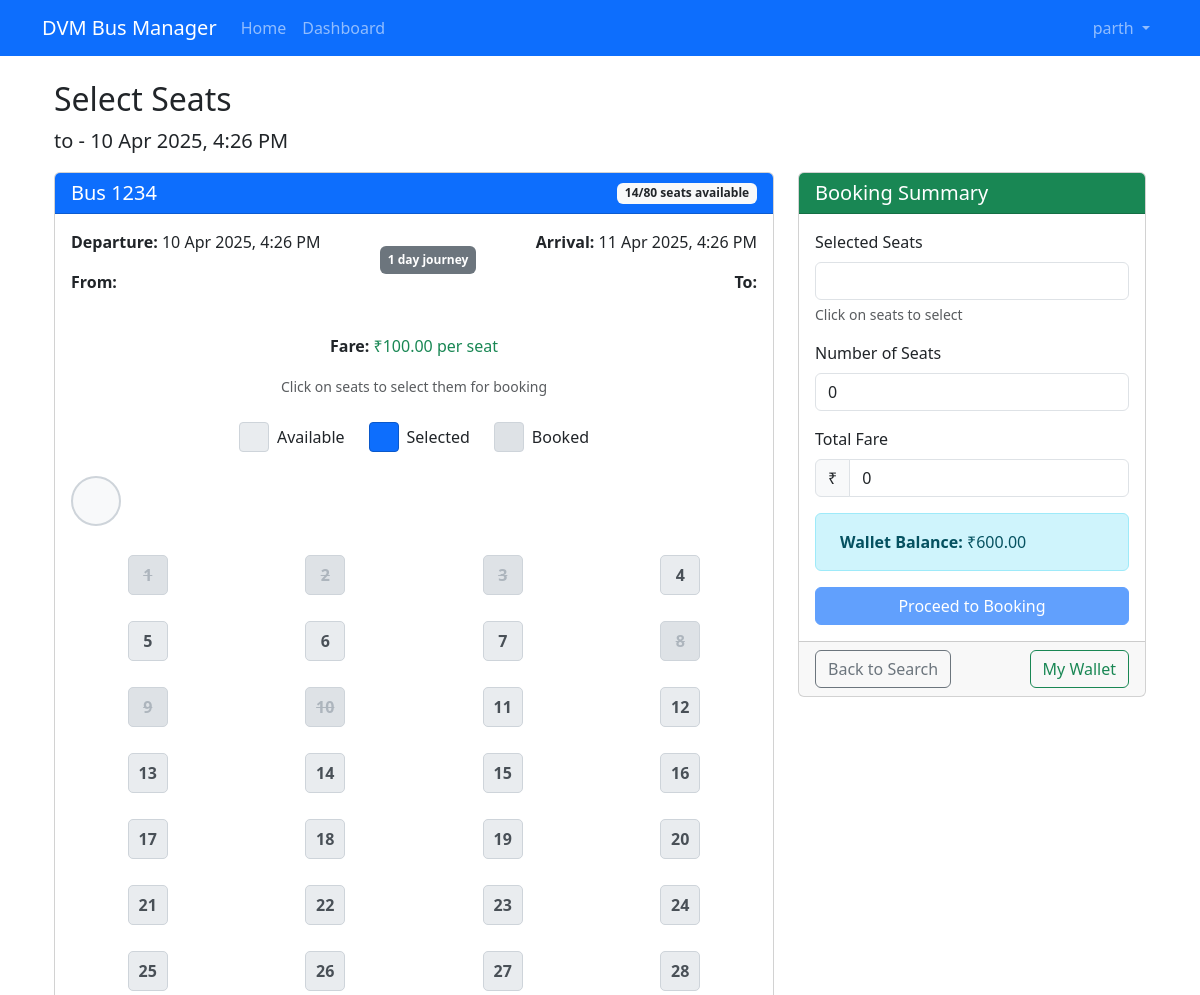
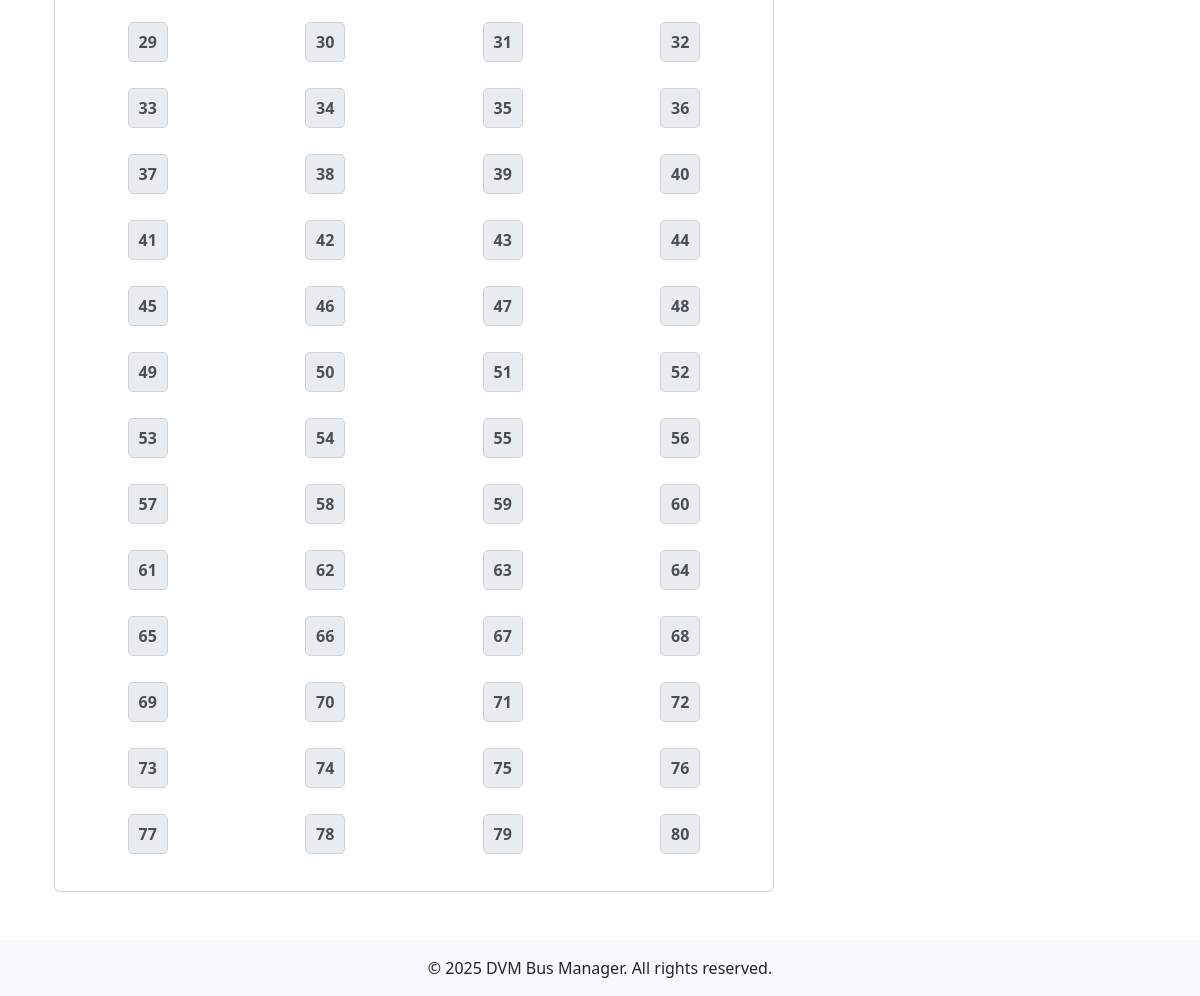
Page /booking/bus/1/seats/ (signed in) on the committed database (2 pictures, top to bottom).
### accounts/models.py (models this page shows, shortened)
class User(AbstractUser):
    username = None  # Remove username field
    email = models.EmailField(_('email address'), unique=True)
    full_name = models.CharField(_('full name'), max_length=150)
    date_joined = models.DateTimeField(_('date joined'), default=timezone.now)
    is_passenger = models.BooleanField(default=True)
    profile_picture_url = models.URLField(_('profile picture URL'), max_length=1000, blank=True, null=True)
    objects = UserManager()
    USERNAME_FIELD = 'email'
    REQUIRED_FIELDS = ['full_name']
    class Meta:
        verbose_name = _('user')
        verbose_name_plural = _('users')

### booking/models.py (models this page shows, shortened)
class MultiStopBus(models.Model):
    SEAT_CLASS_CHOICES = (
        ('GENERAL', _('General')),
        ('SLEEPER', _('Sleeper')),
        ('LUXURY', _('Luxury')),
    )
    route = models.ForeignKey(MultiStopRoute, on_delete=models.CASCADE, related_name='buses')
    bus_number = models.CharField(_('bus number'), max_length=20, unique=True)
    departure_time = models.DateTimeField(_('departure time'))
    arrival_time = models.DateTimeField(_('arrival time'))
    total_seats = models.PositiveIntegerField(_('total seats'),
                                             validators=[MinValueValidator(1)])
    available_seats = models.PositiveIntegerField(_('available seats'),
                                                 validators=[MinValueValidator(0)])
    fare = models.DecimalField(_('base fare'), max_digits=10, decimal_places=2)
    sleeper_fare = models.DecimalField(_('sleeper fare'), max_digits=10, decimal_places=2, null=True, blank=True)
    luxury_fare = models.DecimalField(_('luxury fare'), max_digits=10, decimal_places=2, null=True, blank=True)
    has_general_seats = models.BooleanField(_('has general seats'), default=True)
    has_sleeper_seats = models.BooleanField(_('has sleeper seats'), default=False)
    has_luxury_seats = models.BooleanField(_('has luxury seats'), default=False)
    is_active = models.BooleanField(_('is active'), default=True)
    class Meta:
        verbose_name = _('multi-stop bus')
        verbose_name_plural = _('multi-stop buses')
        ordering = ['departure_time']

class Wallet(models.Model):
    user = models.OneToOneField(settings.AUTH_USER_MODEL, on_delete=models.CASCADE, related_name='wallet')
    balance = models.DecimalField(_('balance'), max_digits=10, decimal_places=2, default=0.00,
                                 validators=[MinValueValidator(0.00)])
    created_at = models.DateTimeField(_('created at'), auto_now_add=True)
    updated_at = models.DateTimeField(_('updated at'), auto_now=True)
    class Meta:
        verbose_name = _('wallet')
        verbose_name_plural = _('wallets')

### booking/views.py (the view, shortened to what this page needs)
# urls.py: path('bus/<int:bus_id>/seats/', views.view_seats, name='view_seats'),
@login_required
def view_seats(request, bus_id):
    try:
        bus = MultiStopBus.objects.get(id=bus_id, is_active=True)
        is_multi_stop = True
    except MultiStopBus.DoesNotExist:
        bus = get_object_or_404(Bus, id=bus_id, is_active=True)
        is_multi_stop = False
    segment = None
    start_stop = None
    end_stop = None
    if is_multi_stop:
        if segment:
            booked_tickets = MultiStopTicket.objects.filter(
                bus=bus, status='BOOKED'
            ).filter(
                Q(start_stop__sequence__lte=end_stop.sequence) &
                Q(end_stop__sequence__gte=start_stop.sequence)
            )
        else:
            booked_tickets = MultiStopTicket.objects.filter(bus=bus, status='BOOKED')
    else:
        booked_tickets = Ticket.objects.filter(bus=bus, status='BOOKED')
    booked_seats = []
    for ticket in booked_tickets:
        seats = [seat.strip() for seat in ticket.seat_numbers.split(',')]
        booked_seats.extend(seats)
    total_seats = bus.total_seats
    all_seats = []
    for i in range(1, total_seats + 1):
        seat_num = str(i)
        all_seats.append({
            'number': seat_num,
            'is_booked': seat_num in booked_seats
        })
    context = {
        'bus': bus,
        'is_multi_stop': is_multi_stop,
        'segment': segment,
        'start_stop': start_stop,
        'end_stop': end_stop,
        'seats': all_seats,
        'booked_seats': booked_seats,
        'wallet_balance': request.user.wallet.balance,
    }
    return render(request, 'booking/view_seats.html', context)

### accounts/context_processors.py (called while the page is built)
def social_auth_config(request):
    context = {
        'google_oauth_configured': False,
    }
    if hasattr(settings, 'SOCIALACCOUNT_PROVIDERS') and 'google' in settings.SOCIALACCOUNT_PROVIDERS:
        try:
            google_app = SocialApp.objects.filter(provider='google').exists()
            context['google_oauth_configured'] = google_app
        except:
            pass
    return context

### templates/booking/view_seats.html (shortened to what this page needs)
{% extends 'base.html' %}
{% block content %}
<div class="container mt-4">
    <div class="row">
        <div class="col-md-12">
            <h2>Select Seats</h2>
            <p class="lead">{{ bus.route.origin }} to {{ bus.route.destination }} - {{ bus.departure_time|date:"d M Y, g:i A" }}</p>
        </div>
    </div>
    <div class="row mb-4">
        <div class="col-md-8">
            <div class="card">
                <div class="card-header bg-primary text-white d-flex justify-content-between align-items-center">
                    <h5 class="mb-0">Bus {{ bus.bus_number }}</h5>
                    <span class="badge bg-light text-dark">{{ bus.available_seats }}/{{ bus.total_seats }} seats available</span>
                </div>
                <div class="card-body">
                    <div class="d-flex justify-content-between mb-4">
                        <div>
                            <p><strong>Departure:</strong> {{ bus.departure_time|date:"d M Y, g:i A" }}</p>
                            <p><strong>From:</strong> {{ bus.route.origin }}</p>
                        </div>
                        <div class="text-center">
                            <p>
                                {% with duration=bus.arrival_time|timeuntil:bus.departure_time %}
                                <span class="badge bg-secondary p-2">{{ duration }} journey</span>
                                {% endwith %}
                            </p>
                        </div>
                        <div class="text-end">
                            <p><strong>Arrival:</strong> {{ bus.arrival_time|date:"d M Y, g:i A" }}</p>
                            <p><strong>To:</strong> {{ bus.route.destination }}</p>
                        </div>
                    </div>
                    <div class="text-center mb-4">
                        <p class="mb-3"><strong>Fare:</strong> <span class="text-success">₹{{ bus.fare }} per seat</span></p>
                        <small class="text-muted">Click on seats to select them for booking</small>
                    </div>
                    <div class="seat-map">
                        <div class="mb-4 d-flex justify-content-center gap-4">
                            <div class="d-flex align-items-center">
                                <div class="seat-icon available"></div>
                                <span class="ms-2">Available</span>
                            </div>
                            <div class="d-flex align-items-center">
                                <div class="seat-icon selected"></div>
                                <span class="ms-2">Selected</span>
                            </div>
                            <div class="d-flex align-items-center">
                                <div class="seat-icon booked"></div>
                                <span class="ms-2">Booked</span>
                            </div>
                        </div>
                        <div class="driver-area mb-4">
                            <div class="steering-wheel">
                            </div>
                        </div>
                        <div class="row">
                            {% for seat in seats %}
                                <div class="col-3 mb-3">
                                    <div class="seat-wrapper text-center">
                                        <div class="seat {% if seat.is_booked %}booked{% else %}available{% endif %}"
                                             data-seat-number="{{ seat.number }}"
                                             {% if seat.is_booked %}disabled{% endif %}>
                                            {{ seat.number }}
                                        </div>
                                    </div>
                                </div>
                            {% endfor %}
                        </div>
                    </div>
                </div>
            </div>
        </div>
        <div class="col-md-4">
            <div class="card sticky-top" style="top: 20px">
                <div class="card-header bg-success text-white">
                    <h5 class="mb-0">Booking Summary</h5>
                </div>
                <div class="card-body">
                    <form id="booking-form" method="get" action="{% url 'booking:book_ticket' bus.id %}">
                        <div class="mb-3">
                            <label class="form-label">Selected Seats</label>
                            <input type="text" class="form-control" id="selected-seats" name="selected_seats" readonly>
                            <div class="form-text">Click on seats to select</div>
                        </div>
                        <div class="mb-3">
                            <label class="form-label">Number of Seats</label>
                            <input type="text" class="form-control" id="seat-count" value="0" readonly>
                        </div>
                        <div class="mb-3">
                            <label class="form-label">Total Fare</label>
                            <div class="input-group">
                                <span class="input-group-text">₹</span>
                                <input type="text" class="form-control" id="total-fare" value="0" readonly>
                            </div>
                        </div>
                        <div class="alert alert-info">
                            <div class="d-flex align-items-center">
                                <div>
                                    <strong>Wallet Balance:</strong> ₹{{ wallet_balance }}
                                </div>
                            </div>
                        </div>
                        <div class="d-grid">
                            <button type="submit" class="btn btn-primary" id="proceed-button" disabled>
                                Proceed to Booking
                            </button>
                        </div>
                    </form>
                </div>
                <div class="card-footer">
                    <div class="d-flex justify-content-between">
                        <a href="{% url 'booking:bus_search' %}" class="btn btn-outline-secondary">
                             Back to Search
                        </a>
                        <a href="{% url 'booking:wallet_detail' %}" class="btn btn-outline-success">
                             My Wallet
                        </a>
                    </div>
                </div>
            </div>
        </div>
    </div>
</div>
{% endblock %}

### templates/includes/navbar.html (shortened to what this page needs)
<nav class="navbar navbar-expand-lg navbar-dark bg-primary">
    <div class="container">
        <a class="navbar-brand" href="{% url 'home' %}">DVM Bus Manager</a>
        <div class="collapse navbar-collapse" id="navbarNav">
            <ul class="navbar-nav me-auto">
                <li class="nav-item">
                    <a class="nav-link" href="{% url 'home' %}">Home</a>
                </li>
                {% if user.is_authenticated %}
                <li class="nav-item">
                    <a class="nav-link" href="{% url 'dashboard' %}">Dashboard</a>
                </li>
                {% endif %}
            </ul>
            <ul class="navbar-nav ms-auto">
                {% if user.is_authenticated %}
                    <li class="nav-item dropdown">
                        <a class="nav-link dropdown-toggle" href="#" id="navbarDropdown" role="button" data-bs-toggle="dropdown" aria-expanded="false">
                            {{ user.full_name|default:user.email }}
                        </a>
                    </li>
                {% endif %}
            </ul>
        </div>
    </div>
</nav>

### templates/booking/view_seats.html (style rules this page uses)
.seat-icon { width: 30px; height: 30px; border-radius: 4px; display: inline-block; }
.seat { width: 40px; height: 40px; margin: 5px auto; border-radius: 5px; display: flex; align-items: center; justify-content: center; font-weight: bold; cursor: pointer; transition: all 0.2s; }
.seat.available { background-color: #e9ecef; color: #495057; border: 1px solid #ced4da; }
.seat.booked { background-color: #dee2e6; color: #adb5bd; border: 1px solid #ced4da; cursor: not-allowed; text-decoration: line-through; }
.seat-icon.available { background-color: #e9ecef; border: 1px solid #ced4da; }
.seat-icon.selected { background-color: #0d6efd; border: 1px solid #0a58ca; }
.seat-icon.booked { background-color: #dee2e6; border: 1px solid #ced4da; }
.driver-area { display: flex; justify-content: flex-start; margin-bottom: 20px; }
.steering-wheel { width: 50px; height: 50px; border-radius: 50%; background-color: #f8f9fa; border: 2px solid #ced4da; display: flex; align-items: center; justify-content: center; }

### rows in the picture
User: full_name "parth"
MultiStopBus: departure_time "10 Apr 2025, 4:26 PM", bus_number "1234", available_seats "14", total_seats "80", arrival_time "11 Apr 2025, 4:26 PM", fare "100.00"
Wallet: balance "600.00"

### other values in the picture
{{ duration }} "1 day"
{{ seat.number }} "1" "2" "3" "4" "5" "6" "7" "8" "9" "10" "11" "12" "13" "14" "15" "16" "17" "18" "19" "20" "21" "22" "23" "24" "25" "26" "27" "28" "29" "30" "31" "32" "33" "34" "35" "36" "37" "38" "39" "40" "41" "42" "43" "44" "45" "46" "47" "48" "49" "50" "51" "52" "53" "54" "55" "56" "57" "58" "59" "60" "61" "62" "63" "64" "65" "66" "67" "68" "69" "70" "71" "72" "73" "74" "75" "76" "77" "78" "79" "80"
